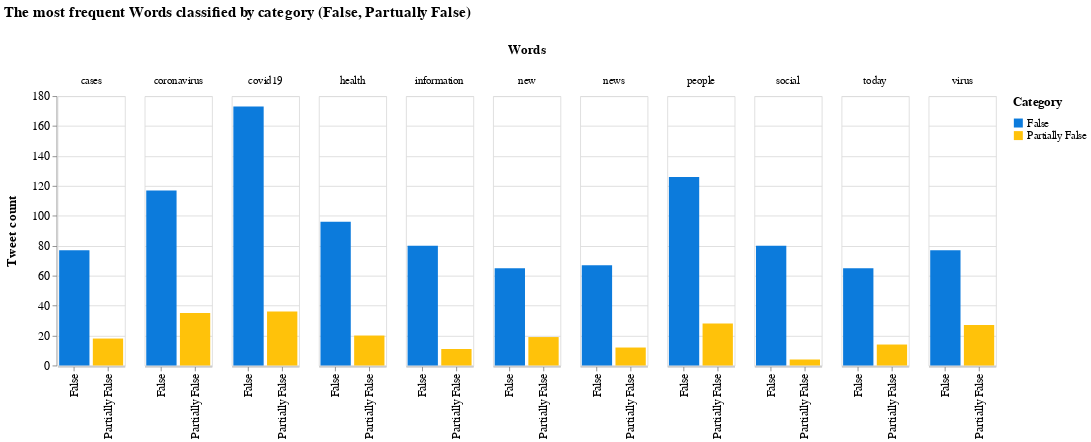

Write notebook code for a chart like this one.
### Markdown cell above
Let's create the chart:

### Code cell
fdist = dict(nltk.FreqDist(comment_words))


df = pd.DataFrame.from_dict(fdist, orient='index').reset_index()
df = df.rename(columns={'index':'Words', 0:'Count'})
col_one_list = df['Words'].tolist()
col_two_list = df['Count'].tolist()
typelist=[]
namelist=[]

index = 0

count_false = [0] * len(col_one_list)
count_part = [0] * len(col_one_list)

for el in col_one_list:
    tok = el.split()
    namelist.append(tok[0])
    if tok[0] in namelist:
        indx = namelist.index(tok[0])
        if tok[1] == "false":
            count_false[indx] = col_two_list[index]
        elif tok[1] == "partiallyfalse":
            count_part[indx] = col_two_list[index]
        else:
            print("errore count")
    index = index + 1

i=0
for el in col_two_list:
    col_two_list[i] = count_false[i] + count_part[i]
    i = i + 1

df['Words']=namelist
df['False']=count_false
df['Partially False']=count_part
df['Count']=col_two_list

df = df.sort_values(by=['Count'],ascending=[False])

range_ = ["#0C7BDC","#FFC20A"]


bars = alt.Chart(df).transform_fold(
    ['False', 'Partially False']
).mark_bar().encode(
    x=alt.X('key:N',title=None),
    y=alt.Y('value:Q',title="Tweet count"),
    color=alt.Color('key:N', scale=alt.Scale(range=range_),title="Category"),
    column="Words:N"
).transform_filter(
    alt.FieldRangePredicate(field='Count', range=[79, 212])
).properties(
    title="The most frequent Words classified by category (False, Partually False)", 
    width=75
).configure_title(
    fontSize=17,
    offset=25
).configure_axis(
    labelFontSize=13,
    titleFontSize=15,
    titlePadding=15
).configure_legend(
    titleFontSize=14,
    labelFontSize=12,
    titlePadding=10
).configure_header(
    titleFontSize=15,
    labelFontSize=12
)

bars

### Figure 1 — Vega-Lite specification as saved in the notebook (floating-point values rounded to 4 significant figures; data arrays with more than 128 entries replaced by an {"elided": "..."} marker saying what was removed)
{"config": {"view": {"continuousWidth": 400, "continuousHeight": 300}, "axis": {"labelFontSize": 13, "titleFontSize": 15, "titlePadding": 15}, "header": {"labelFontSize": 12, "titleFontSize": 15}, "legend": {"labelFontSize": 12, "titleFontSize": 14, "titlePadding": 10}, "title": {"fontSize": 17, "offset": 25}}, "data": {"name": "data-652ee812921d3ff9a8a8dcde7eb758e8"}, "mark": "bar", "encoding": {"color": {"type": "nominal", "field": "key", "scale": {"range": ["#0C7BDC", "#FFC20A"]}, "title": "Category"}, "column": {"type": "nominal", "field": "Words"}, "x": {"type": "nominal", "field": "key", "title": null}, "y": {"type": "quantitative", "field": "value", "title": "Tweet count"}}, "title": "The most frequent Words classified by category (False, Partually False)", "transform": [{"fold": ["False", "Partially False"]}, {"filter": {"field": "Count", "range": [79, 212]}}], "width": 75, "$schema": "https://vega.github.io/schema/vega-lite/v4.8.1.json", "datasets": {"data-652ee812921d3ff9a8a8dcde7eb758e8": {"elided": "8867 records"}}}
